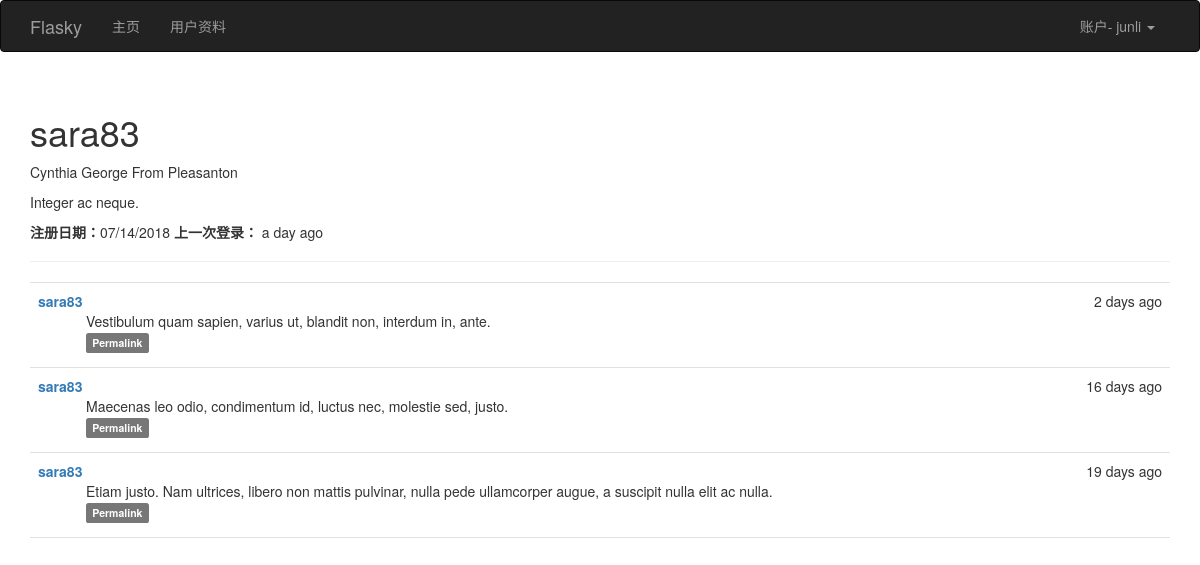
/user/sara83 (signed in), run on the app's committed database.
### app/models.py (models this page shows, shortened)
class User(UserMixin, db.Model):
    __tablename__ = 'users'
    id = db.Column(db.Integer, primary_key=True)
    username = db.Column(db.String(64), unique=True, index=True)
    email = db.Column(db.String(64), unique=True,index=True)
    role_id = db.Column(db.Integer, db.ForeignKey('roles.id'))
    password_hash = db.Column(db.String(128))
    confirmed = db.Column(db.Boolean, default= False)
    name = db.Column(db.String(64))
    location = db.Column(db.String(128))
    about_me = db.Column(db.Text())
    member_since = db.Column(db.DateTime(), default=datetime.utcnow)
    last_seen = db.Column(db.DateTime(), default=datetime.utcnow)
    posts = db.relationship('Post', backref='author', lazy='dynamic')
    @property
    def password(self):
        raise AttributeError('password is not a readable attribute')
    def can(self, permission):
        return self.role is not None and self.role.permissions & permission == permission
    def is_administrator(self):
        return self.can(Permission.ADMINISTER)
    def ping(self):
        self.last_seen = datetime.utcnow()
        db.session.add(self)

class Post(db.Model):
    __tablename__ = 'posts'
    id = db.Column(db.Integer, primary_key=True)
    body = db.Column(db.Text)
    timestamp = db.Column(db.DateTime, index=True, default=datetime.utcnow)
    author_id = db.Column(db.Integer, db.ForeignKey('users.id'))
    body_html = db.Column(db.Text)

### app/main/views.py (the view)
@main.route('/user/<username>')
def user(username):
    user = User.query.filter_by(username= username).first()
    if user is None:
        abort(404)
    posts = user.posts.order_by(Post.timestamp.desc()).all()
    return render_template('user.html', user=user, posts=posts)

### app/auth/views.py (called while the page is built)
@auth.before_app_request
def before_request():
    if current_user.is_authenticated:
        current_user.ping()
        if not current_user.confirmed and request.endpoint[:5] != 'auth.':
            return redirect(url_for('auth.unconfirmed'))

### app/main/__init__.py (called while the page is built)
@main.app_context_processor
def inject_permissions():
    return dict(Permission=Permission)

### app/models.py (called while the page is built)
@login_manager.user_loader
def load_user(user_id):
    return User.query.get(int(user_id))

### app/templates/user.html (shortened to what this page needs)
{%  extends "base.html" %}
{%  import "bootstrap/wtf.html" as wtf %}
{% block page_content %}
    <div class="page-header">
        <h1>  {{ user.username }} </h1>
        <p>
        {% if user.name %} {{ user.name }}  {% endif %}
         {% if user.location %}
           From  {{ user.location }}
        {% endif %}
        </p>
      {% if user.about_me %}  <p>{{ user.about_me }} </p> {% endif %}
     <p>
         <b>注册日期：</b>{{ moment(user.member_since).format('L') }}
         <b>上一次登录：</b> {{ moment(user.last_seen).fromNow(refresh=True) }}
     </p>
    </div>
      {%  include '_posts.html' %}
{% endblock %}

### app/templates/base.html (shortened to what this page needs)
{% extends "bootstrap/base.html" %}
{% block head %}
{{ super() }}
<link rel="stylesheet" type="text/css" href="{{ url_for('static', filename='style.css') }}">
{% endblock %}
{% block navbar %}
<div class="navbar navbar-inverse" role="navigation">
    <div class="container">
        <div class="navbar-header">
            <a class="navbar-brand" href="{{ url_for('main.index') }}">Flasky</a>
        </div>
        <div class="navbar-collapse collapse">
            <ul class="nav navbar-nav">
                <li><a href="{{ url_for('main.index') }}">主页</a></li>
                {%  if current_user.is_authenticated %}
                    <li><a href="{{  url_for('main.user', username=current_user.username) }}">用户资料</a></li>
                {%  endif %}
            </ul>
            <ul class="nav navbar-nav navbar-right">
                {% if current_user.is_authenticated %}
                <li class="dropdown">
                <a href="#" class="dropdown-toggle" data-toggle="dropdown">账户- {{ current_user.username }} <b class="caret"></b></a>
                </li>
                {% else %}
                <li><a href="{{ url_for('auth.login') }}">登录</a></li>
                {% endif %}
            </ul>
        </div>
    </div>
</div>
{% endblock %}
{% block content %}
<div class="container">
    {% block page_content %}{% endblock %}
</div>
{% endblock %}

### app/templates/_posts.html (shortened to what this page needs)
  <ul class="posts">
        {% for post in posts %}
            <li class="post">
                <div class="post-date">
                    {{ moment(post.timestamp).fromNow() }}
                </div>
                <div class="post-author">
                    <a href="{{ url_for('.user', username=post.author.username) }}">{{ post.author.username }}</a>
                </div>
                <div class="post-content">
                    {% if post.body_html %}
                        {{  post.body_html | safe }}
                    {% else %}
                        {{ post.body }}
                    {% endif %}
                    <div class="post-footer">
                        <a href="{{ url_for('.post', id=post.id) }}">
                            <span class="label label-default">Permalink</span>
                        </a>
                    </div>
                </div>
            </li>
        {% endfor %}
    </ul>

### app/static/style.css (style rules this page uses)
ul.posts { list-style-type: none; padding: 0px; margin: 16px 0px 0px 0px; border-top: 1px solid #e0e0e0; }
ul.posts li.post { padding: 8px; border-bottom: 1px solid #e0e0e0; }
div.post-date { float: right; }
div.post-author { font-weight: bold; }
div.post-content { margin-left: 48px; min-height: 48px; }

### data on the page
User: username "junli"
User: username "sara83", name "Cynthia George", location "Pleasanton", about_me "Integer ac neque.", member_since "07/14/2018", last_seen "a day ago"
Post: timestamp "2 days ago", author.username "sara83", body "Vestibulum quam sapien, varius ut, blandit non, interdum in, ante."
Post: timestamp "16 days ago", author.username "sara83", body "Maecenas leo odio, condimentum id, luctus nec, molestie sed, justo."
Post: timestamp "19 days ago", author.username "sara83", body "Etiam justo. Nam ultrices, libero non mattis pulvinar, nulla pede ullamcorper augue, a suscipit nulla elit ac nulla."
